Frame 1 (no input): blank canvas, image omitted
Frame 60 (the mouse pressed at the canvas centre just before this capture): blank canvas, image omitted
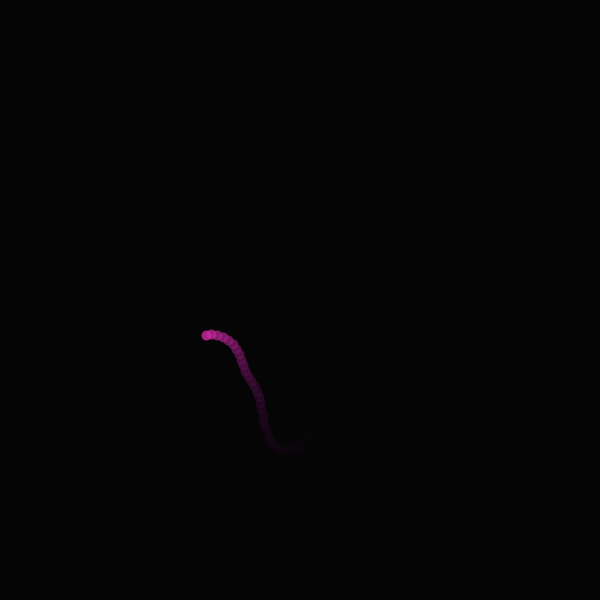
Frame 120 (the mouse held since frame 60 and released just before this capture)

The Processing sketch whose frames 1 and 60 were blank and that drew this single picture after the mouse press (run headless with seeded random() and noise(); from frame 60 on, the mouse is pressed at the canvas centre):

// Processing sketch: keede
// ── keede.pde
ArrayList<Spark> sparks;

void setup() {
  size(600, 600);
  
  sparks = new ArrayList<Spark>();
  
  colorMode(HSB, 360, 100, 100);
  strokeCap(ROUND);
  
  frameRate(60);
  smooth(8);
}

void draw() {
  fill(0, 25);
  noStroke();
  rect(0, 0, width, height);
  
  for (Spark spark : sparks) {
    spark.update();
    spark.display();
  }
}

void mousePressed(){
  for(int i=0;i<1;i++){
    sparks.add(new Spark());
  }
}

// ── Spark.pde
class Spark {
  PVector loc;
  PVector vel;
  PVector acc;
  float angle;
  int baseColor;
  
  Spark() {
    loc = new PVector(mouseX, mouseY);
    vel = new PVector(0, 0);
    acc = new PVector(0, 0);
    
    baseColor = (int) random(0, 360);
  }
  
  void update() {
    angle += random(0, TWO_PI);
    float magni = random(0, 3);
    
    acc.x += cos(angle) * magni;
    acc.y += sin(angle) * magni;
    
    acc.limit(3);
    
    vel.add(acc);
    vel.limit(6);
    
    loc.add(vel);
    
    if (loc.x > width)
      loc.x -= width;
    if (loc.x < 0)
      loc.x += width;
    if (loc.y > height)
      loc.y -= height;
    if (loc.y < 0)
      loc.y += height;
  }
  
  void display() {
    stroke((baseColor + millis() / 25.0) 
        % 360, 80, 80, 204);
    strokeWeight(10);
    
    point(loc.x, loc.y);
  }
}
